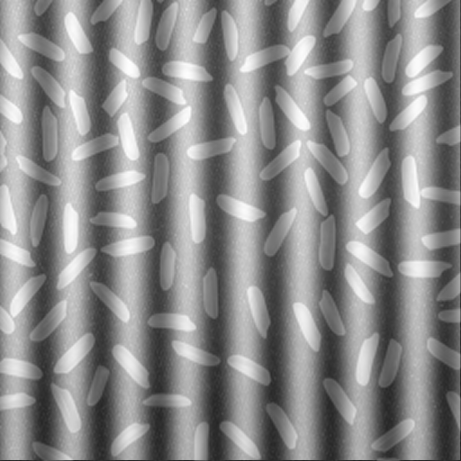
#> input picture Ex1/Dataset/1.png, 461 x 461 px; its folder holds only this picture in this run
$ jupyter execute --allow-errors Ex1.ipynb
#> lines starting #> are read from the running program, lines starting #| are printed output that depends on the picture
#> further down, img is the input picture: shape (461, 461, 3); min 37, max 255, mean 140.2
[cell 1]
#import libraries

import cv2
import numpy as np
import matplotlib.pyplot as plt

#open Dataset f
import os
path = 'Dataset'
files = os.listdir(path)
files.sort()
print(files)

[cell 2]
#view image
fig = plt.figure(figsize=(20,20))
#> (the rest of this cell did not finish here and is left out)

[cell 3]
#1.PNG
img = cv2.imread(os.path.join(path,files[0]))
img1 = cv2.cvtColor(img, cv2.COLOR_BGR2GRAY)
f = np.fft.fft2(img1)
fshift = np.fft.fftshift(f)
magnitude_spectrum = 1+np.log(np.abs(fshift))
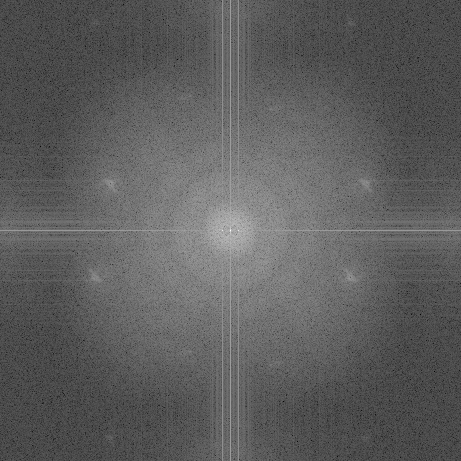
#> magnitude_spectrum: shape (461, 461) float64; min 0.831, max 18.21, mean 7.24; drawn with min black and max white

#band pass filter
def bandpass_filter(img):
    f = np.fft.fft2(img)
    fshift = np.fft.fftshift(f)
    #find average value of fshift
    avg = np.mean(fshift)
    max = np.max(fshift)
    for i in range(fshift.shape[0]):
        for j in range(fshift.shape[1]):
            if i>fshift.shape[0]/4 and j>fshift.shape[1]/4 and fshift[i,j]>max/100 and fshift[i,j]<max:
                fshift[i,j] = 0
    f_ishift = np.fft.ifftshift(fshift)
    img_back = np.fft.ifft2(f_ishift)
    img_back = np.abs(img_back)
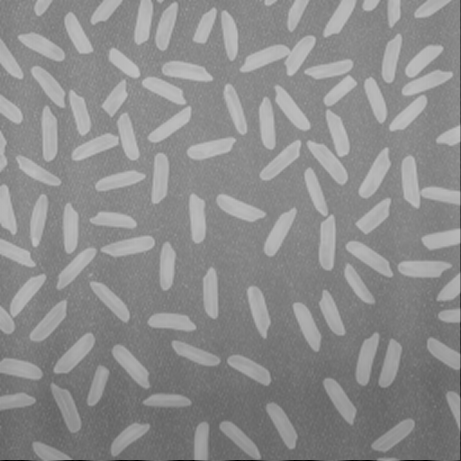
#> img_back: shape (461, 461) float64; min 0.14, max 193.7, mean 140.2
    return img_back
img2 = bandpass_filter(img1)
#gamma correction
def gamma_correction(img,gamma):
#> called with gamma = 0.3
    img = img/(255)
#> img: shape (461, 461) float64
    img = img**(1/gamma)
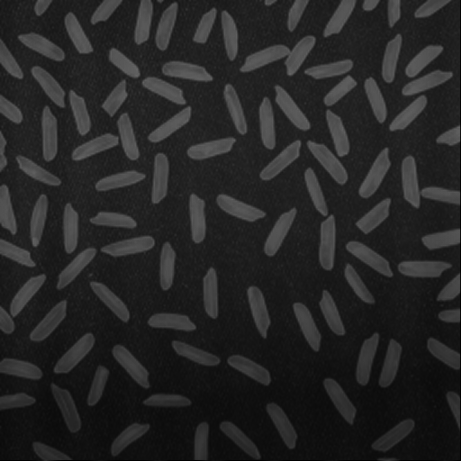
#> img: shape (461, 461) float64; min 1.36e-11, max 0.4, mean 0.15
    return img

img3 = gamma_correction(img2,0.3)
fig = plt.figure(figsize=(20,20))
fig.add_subplot(2,2,1)
plt.imshow(img)
plt.title('Original Image')
plt.axis('off')
fig.add_subplot(2,2,2)
plt.imshow(magnitude_spectrum)
plt.title('Magnitude Spectrum')
plt.axis('off')
fig.add_subplot(2,2,3)
plt.imshow(img2,cmap= 'gray')
plt.title('Band Pass Filter')
plt.axis('off')
fig.add_subplot(2,2,4)
plt.imshow(img3, cmap='gray')
plt.title('Enhanced Image')
plt.axis('off')
array = [img3.copy()]
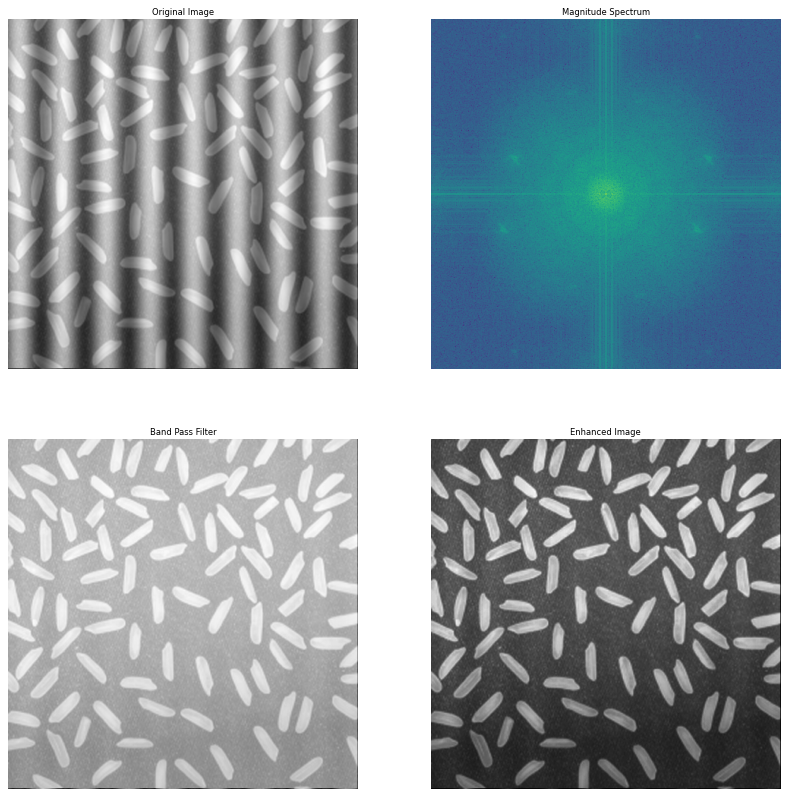
#> figure drawn by matplotlib, 4 panels
